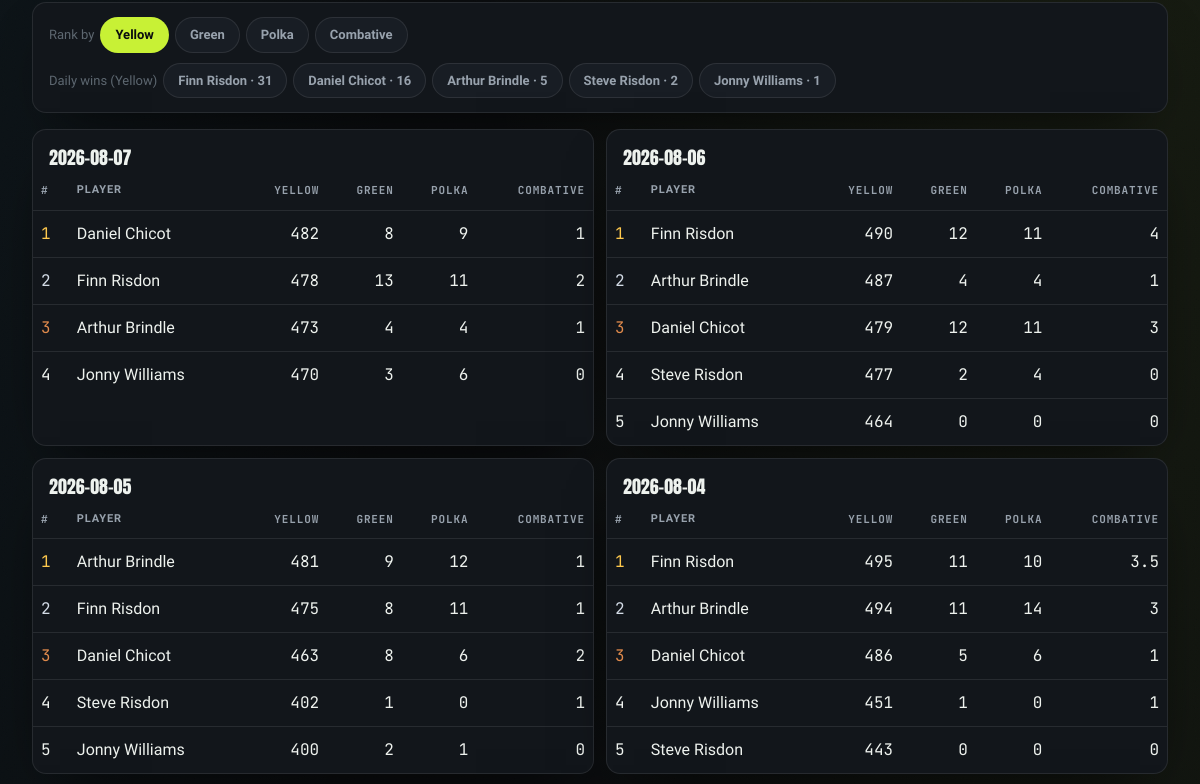
The app's page /days (middle part), older data.
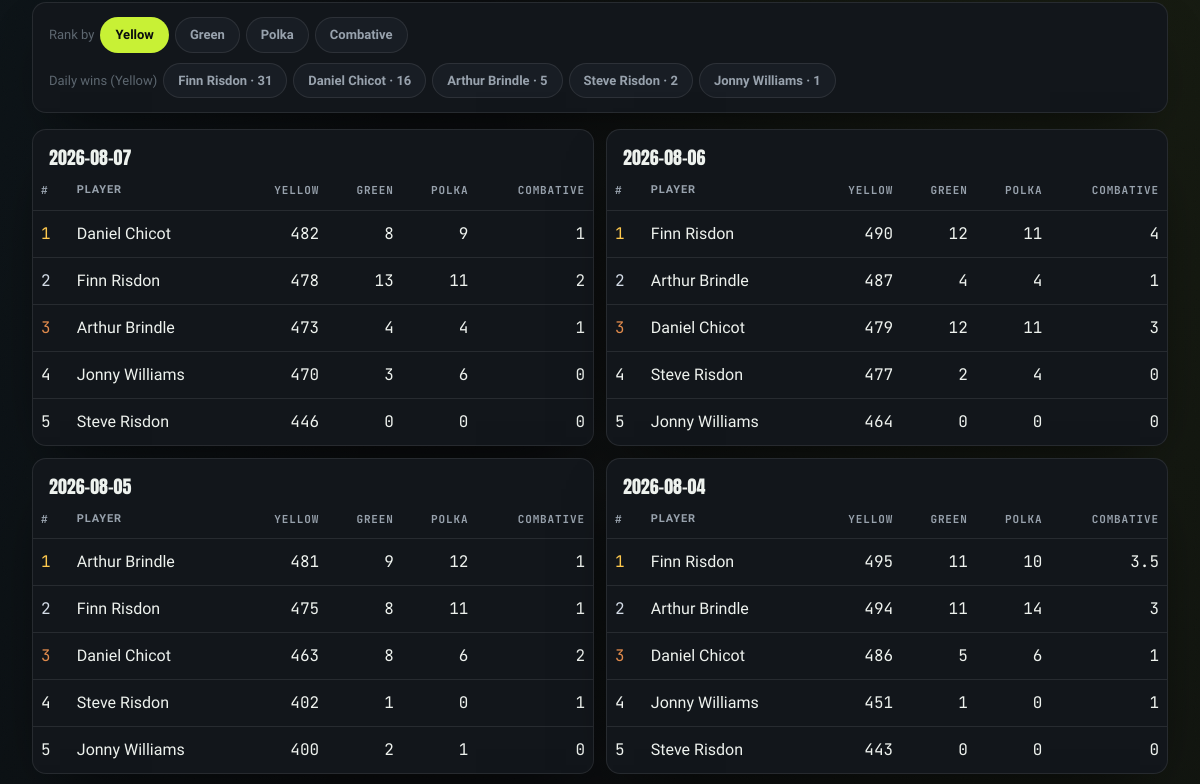
The same page, newer data.
### tables this page shows
CREATE TABLE entries (
    id INTEGER PRIMARY KEY,
    player TEXT NOT NULL,
    game_date TEXT NOT NULL,
    maptap_score INTEGER NOT NULL,
    UNIQUE (player, game_date)
);

### src/maptap/app.py (the view)
@app.get("/days", response_class=HTMLResponse)
def days(request: Request, sort: str = "cumulative"):
    if sort not in ("cumulative", "green", "polka", "combative"):
        sort = "cumulative"
    with closing(_conn()) as conn:
        if sort == "green":
            win_counts = green_jersey_win_counts(conn)
        elif sort == "polka":
            win_counts = polka_jersey_win_counts(conn)
        elif sort == "combative":
            win_counts = combative_win_counts(conn)
        else:
            win_counts = daily_win_counts(conn, metric="cumulative")
        context = {
            "days": daily_leaderboard(conn, sort=sort),
            "win_counts": win_counts,
            "stats": hero_stats(conn),
            "active": "days",
            "sort": sort,
        }
    return templates.TemplateResponse(request, "days.html", context)

### src/maptap/templates/days.html (shortened to what this page needs)
{% extends "base.html" %}
{% block content %}
<div class="panel toolbar">
    <div class="chips">
        <span class="chip-label">Rank by</span>
        <a class="chip {% if sort == 'cumulative' %}active{% endif %}" href="/days">Yellow</a>
        <a class="chip {% if sort == 'green' %}active{% endif %}" href="/days?sort=green">Green</a>
        <a class="chip {% if sort == 'polka' %}active{% endif %}" href="/days?sort=polka">Polka</a>
        <a class="chip {% if sort == 'combative' %}active{% endif %}" href="/days?sort=combative">Combative</a>
    </div>
    <div class="chips">
        <span class="chip-label">Daily wins ({{ {'green': 'Green', 'polka': 'Polka', 'combative': 'Combative'}.get(sort, 'Yellow') }})</span>
        {% for w in win_counts %}
        <span class="chip static">{{ w.player }} · {{ w.wins }}</span>
        {% endfor %}
    </div>
</div>
<div class="day-grid">
    {% for day in days %}
    <div class="panel table-card">
        <table>
            <caption>{{ day.game_date }}</caption>
            <thead>
                <tr><th class="num">#</th><th class="txt">Player</th><th class="num">Yellow</th><th class="num">Green</th><th class="num">Polka</th><th class="num">Combative</th></tr>
            </thead>
            <tbody>
                {% for s in day.standings %}
                <tr>
                    <td class="num medal-{{ s.position }}">{{ s.position }}</td>
                    <td class="txt">{{ s.player }}</td>
                    <td class="num">{{ s.cumulative }}</td>
                    <td class="num">{{ s.green }}</td>
                    <td class="num">{{ s.polka }}</td>
                    <td class="num">{{ s.combative_points }}</td>
                </tr>
                {% endfor %}
            </tbody>
        </table>
    </div>
    {% endfor %}
</div>
{% endblock %}

### src/maptap/templates/base.html (shortened to what this page needs)
<!DOCTYPE html>
<html lang="en-GB" data-theme="dark">
<head>
    <link rel="stylesheet" href="/static/styles.css">
</head>
<body>
    <main class="wrap">
        {% block content %}{% endblock %}
    </main>
</body>
</html>

### src/maptap/static/styles.css (style rules this page uses)
:root { --bg: #0a0c0e; --bg-2: #11151a; --bg-3: #181d24; --panel: #12161b; --line: rgba(255, 255, 255, 0.09); --line-strong: rgba(255, 255, 255, 0.16); --ink: #eef2ee; --ink-dim: #98a2ad; --ink-faint: #5d6770; --accent: #c8f135; --accent-soft: rgba(200, 241, 53, 0.14); --accent-ink: #0a0c0e; --gold: #ffc94d; --silver: #d3dbe6; --bronze: #e08a4c; --radius: 14px; --radius-sm: 9px; --shadow: 0 24px 60px -28px rgba(0, 0, 0, 0.8); --maxw: 1180px; --mono: 'JetBrains Mono', ui-monospace, monospace; --display: 'Anton', sans-serif; --body: 'Hanken Grotesk', system-ui, sans-serif; }
* { box-sizing: border-box; margin: 0; padding: 0; }
html { scroll-behavior: smooth; }
body { font-family: var(--body); background: var(--bg); color: var(--ink); line-height: 1.5; -webkit-font-smoothing: antialiased; min-height: 100vh; background-image: radial-gradient(120% 80% at 100% -10%, rgba(200, 241, 53, 0.10), transparent 55%), radial-gradient(90% 70% at -10% 0%, rgba(78, 197, 255, 0.06), transparent 50%); background-attachment: fixed; }
body::before { content: ''; position: fixed; inset: 0; pointer-events: none; z-index: 0; opacity: 0.5; }
.wrap { max-width: var(--maxw); margin: 0 auto; padding: 0 22px; position: relative; z-index: 1; }
.panel { background: var(--panel); border: 1px solid var(--line); border-radius: var(--radius); box-shadow: var(--shadow); }
main.wrap { padding-top: 6px; padding-bottom: 60px; }
.toolbar { display: flex; align-items: center; gap: 10px; flex-wrap: wrap; padding: 14px 16px; margin: 18px 0 12px; }
.chips { display: flex; gap: 6px; flex-wrap: wrap; }
.chip { font: inherit; font-weight: 600; font-size: 13px; cursor: pointer; color: var(--ink-dim); background: var(--bg-3); border: 1px solid var(--line); padding: 7px 14px; border-radius: 999px; transition: color 0.15s, background 0.15s; text-decoration: none; }
.chip-label { color: var(--ink-faint); font-size: 13px; align-self: center; }
.chip.static { cursor: default; }
.chip.active { background: var(--accent); color: var(--accent-ink); border-color: transparent; }
.table-card { overflow-x: auto; }
table { border-collapse: collapse; width: 100%; }
caption { text-align: left; font-family: var(--display); text-transform: uppercase; font-size: 18px; padding: 14px 16px 0; }
th, td { padding: 11px 14px; border-bottom: 1px solid var(--line); text-align: right; white-space: nowrap; }
thead th { color: var(--ink-dim); font-size: 11px; font-weight: 700; letter-spacing: 0.08em; text-transform: uppercase; }
tbody tr:last-child td { border-bottom: 0; }
th:first-child, td:first-child, th.txt, td.txt { text-align: left; }
td.num, .num { font-family: var(--mono); font-variant-numeric: tabular-nums; }
.day-grid { display: grid; grid-template-columns: repeat(auto-fill, minmax(480px, 1fr)); gap: 12px; margin-top: 16px; }
.day-grid th, .day-grid td { padding-left: 8px; padding-right: 8px; }
.medal-1 { color: var(--gold); }
.medal-2 { color: var(--silver); }
.medal-3 { color: var(--bronze); }

Row changes from the older to the newer data that the page shows:
added entries: position "5", player "Steve Risdon", cumulative "446", green "0", polka "0", combative_points "0", shown under "2026-08-07"
